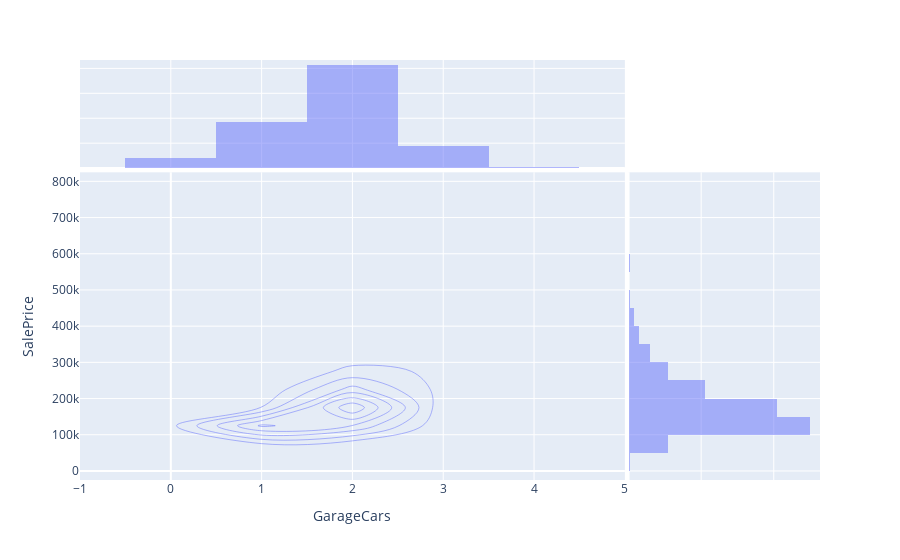

The cell this chart's notebook holds for it:
### Code cell
fig = px.density_contour(all_numerical_cols, x='GarageCars', y='SalePrice', marginal_x='histogram', marginal_y='histogram')
fig.show()

### Figure 1 — Plotly figure (JSON) as saved in the notebook; plotly's stock layout.template omitted (floating-point values rounded to 4 significant figures; data arrays with more than 128 entries replaced by an {"elided": "..."} marker saying what was removed)
{"data": [{"contours": {"coloring": "none"}, "hovertemplate": "GarageCars=%{x}<br>SalePrice=%{y}<br>count=%{z}<extra></extra>", "legendgroup": "", "line": {"color": "#636efa"}, "name": "", "showlegend": false, "type": "histogram2dcontour", "x": {"elided": "1460 int values"}, "xaxis": "x", "xbingroup": "x", "y": {"elided": "1460 int values"}, "yaxis": "y", "ybingroup": "y"}, {"bingroup": "x", "hovertemplate": "GarageCars=%{x}<br>count=%{y}<extra></extra>", "legendgroup": "", "marker": {"color": "#636efa"}, "name": "", "opacity": 0.5, "showlegend": false, "type": "histogram", "x": {"elided": "1460 int values"}, "xaxis": "x3", "yaxis": "y3"}, {"bingroup": "y", "hovertemplate": "SalePrice=%{y}<br>count=%{x}<extra></extra>", "legendgroup": "", "marker": {"color": "#636efa"}, "name": "", "opacity": 0.5, "showlegend": false, "type": "histogram", "xaxis": "x2", "y": {"elided": "1460 int values"}, "yaxis": "y2"}], "layout": {"barmode": "overlay", "legend": {"tracegroupgap": 0}, "margin": {"t": 60}, "xaxis": {"anchor": "y", "domain": [0, 0.7363], "title": {"text": "GarageCars"}}, "xaxis2": {"anchor": "y2", "domain": [0.7413, 1], "matches": "x2", "showgrid": true, "showline": false, "showticklabels": false, "ticks": ""}, "xaxis3": {"anchor": "y3", "domain": [0, 0.7363], "matches": "x", "showgrid": true, "showticklabels": false}, "xaxis4": {"anchor": "y4", "domain": [0.7413, 1], "matches": "x2", "showgrid": true, "showline": false, "showticklabels": false, "ticks": ""}, "yaxis": {"anchor": "x", "domain": [0, 0.7326], "title": {"text": "SalePrice"}}, "yaxis2": {"anchor": "x2", "domain": [0, 0.7326], "matches": "y", "showgrid": true, "showticklabels": false}, "yaxis3": {"anchor": "x3", "domain": [0.7426, 1], "matches": "y3", "showgrid": true, "showline": false, "showticklabels": false, "ticks": ""}, "yaxis4": {"anchor": "x4", "domain": [0.7426, 1], "matches": "y3", "showgrid": true, "showline": false, "showticklabels": false, "ticks": ""}}}
